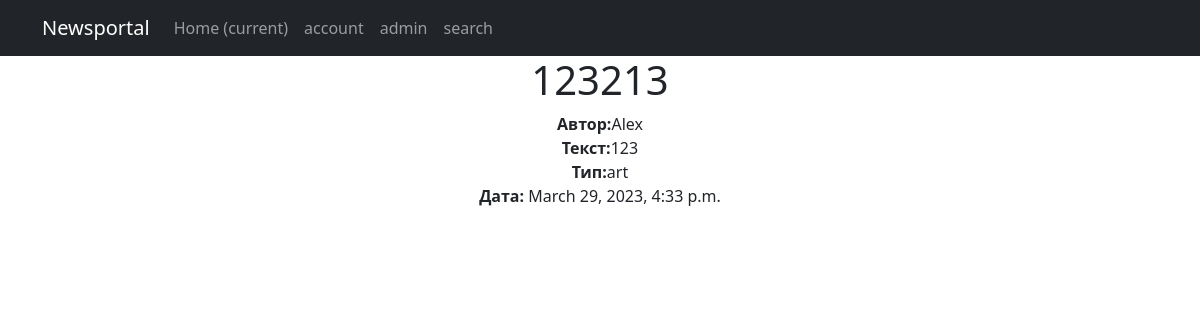
Page /news/70 on the committed database.
### news/models.py (models this page shows, shortened)
class Post(models.Model):
    article = 'art'
    news = 'new'
    POST_TYPE = [
        (article, "Статья"),
        (news, "Новость")
    ]
    author = models.ForeignKey(Author, on_delete = models.CASCADE)
    post_type = models.CharField(max_length = 3, choices = POST_TYPE, default = article)
    created = models.DateTimeField(auto_now_add = True)
    cats = models.ManyToManyField(Category, through = 'PostCategory')
    title = models.CharField(max_length = 256)
    text = models.TextField()
    rating = models.IntegerField(default = 0)

class Author(models.Model):
    user = models.OneToOneField(User, on_delete = models.CASCADE)
    rating = models.IntegerField(default = 0)

### news/views.py (the view)
# urls.py: path('<int:pk>', PostDetail.as_view(),name ='post_detail'),
class PostDetail(DetailView):
    model = Post
    template_name = 'post.html'
    context_object_name = 'post'

### news/templatetags/censor_filter.py (called while the page is built)
@register.filter()
def censor(text):
    if type(text) == str:
        BAD_WORDS = ["Новость", "Статья"]
        for word in BAD_WORDS:
            text = text.replace(word[1::], '*' * len(word))
        return text
    else:
        print("TypeError")

### templates/post.html (shortened to what this page needs)
{% extends 'flatpages/default.html' %}
{% load censor_filter %}
{% block content %}
<h1>{{ post.title }}</h1>
<div><b>Автор:</b>{{post.author.user}}</div>
<div><b>Текст:</b>{{post.text|censor}}</div>
<div><b>Тип:</b>{{post.post_type}}</div>
<div><b>Дата:</b> {{post.created}}</div>
{% endblock content %}

### rows in the picture
Post: title "123213", author.user "Alex", text|censor "123", post_type "art", created "March 29, 2023, 4:33 p.m."
